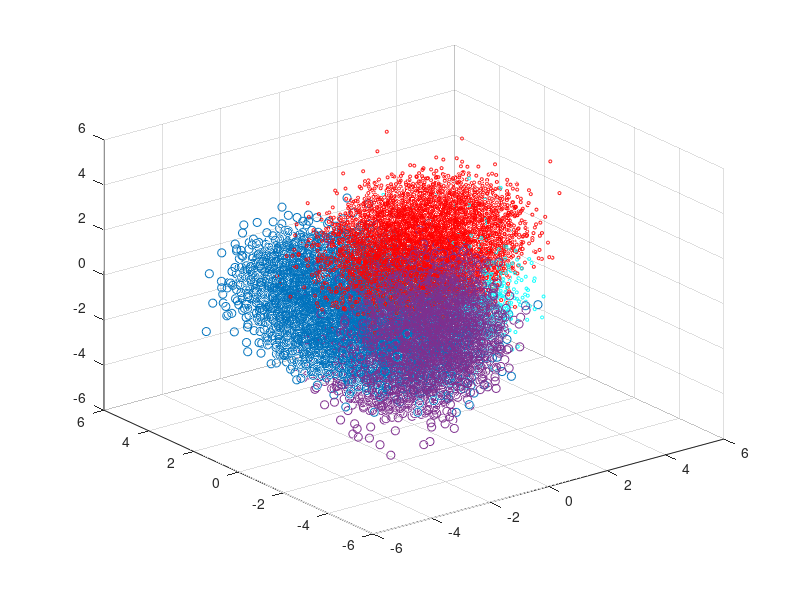

This figure's MATLAB source:
% Kieran McVeigh 2/21/21
% Generate Data
clear;
mean_one_vector = [-1; 1; -1];
covariance_one_matrix =[1 0 0; 0 1.5 0.4; 0 0.4 .6];
eig(covariance_one_matrix)

mean_two_vector = [1; 1; 1];
covariance_two_matrix =[1.5 0.4 0; 0.4 1 0; 0 0 .7];
eig(covariance_two_matrix)

mean_three_vector = [1; 1; -1];
covariance_three_matrix =[.6 0 0.25; 0 1 0; 0.25 0 1];
eig(covariance_three_matrix)

mean_four_vector = [-1; -1; -1];
covariance_four_matrix =[.5 0 0.25; 0 1 0; 0.25 0 1];
eig(covariance_four_matrix)

n_samples = [100,200,500,1000,2000,5000,100000];

for n_sample_idx=1:length(n_samples)
    n_sample = n_samples(n_sample_idx);
    rand_floats = sort(rand(n_sample,1));
    
    
    class_one = rand_floats(rand_floats < .25);
    class_two = rand_floats(rand_floats < .5 & rand_floats >=.25);
    class_three = rand_floats(rand_floats < .75 & rand_floats >=.5);
    class_four = rand_floats(rand_floats >=.75);

    class_one_data = mvnrnd(mean_one_vector',covariance_one_matrix,length(class_one));
    class_two_data =mvnrnd(mean_two_vector',covariance_two_matrix,length(class_two));
    class_three_data = mvnrnd(mean_three_vector',covariance_three_matrix,length(class_three));
    class_four_data =mvnrnd(mean_four_vector',covariance_four_matrix,length(class_four));

    class_one_data = [class_one_data ones(length(class_one),1)];
    class_two_data = [class_two_data 2*ones(length(class_two),1)];
    class_three_data = [class_three_data 3*ones(length(class_three),1)];
    class_four_data = [class_four_data 4*ones(length(class_four),1)];

    all_data = [class_one_data; class_two_data; class_three_data; class_four_data];
    
    %writematrix(all_data,strcat(string(n_sample),'_question_data'));
end


scatter3(class_one_data(:,1),class_one_data(:,2),class_one_data(:,3));
hold on
scatter3(class_two_data(:,1),class_two_data(:,2),class_two_data(:,3),5,'r');
scatter3(class_three_data(:,1),class_three_data(:,2),class_three_data(:,3),5,'c');
scatter3(class_four_data(:,1),class_four_data(:,2),class_four_data(:,3),'o');
hold off 

%writematrix(all_data,strcat(string(n_sample),'_question_data'));



